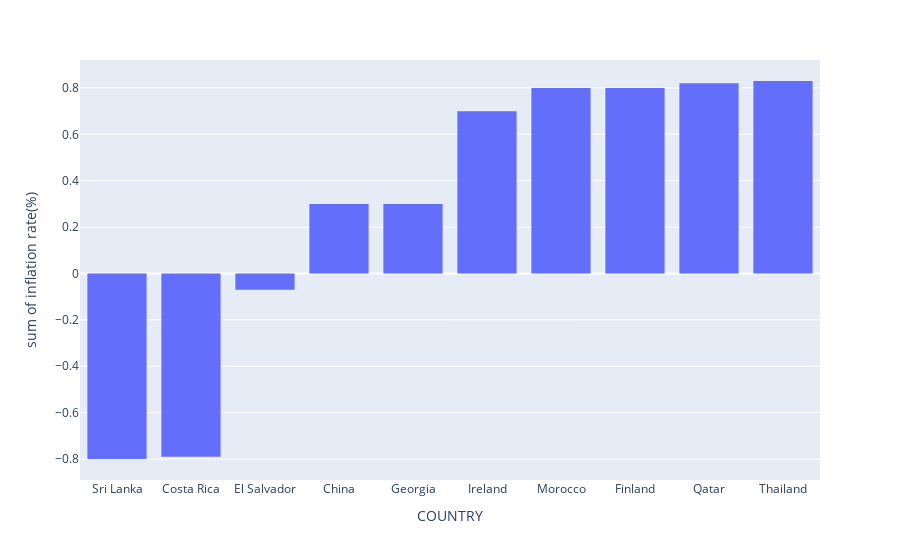

Notebook source saved alongside this figure:
### Code cell
import plotly.express as px
fig = px.histogram(IR, x="COUNTRY", y="inflation rate(%)")
fig.show()

### Figure 1 — Plotly figure (JSON) as saved in the notebook; plotly's stock layout.template omitted (floating-point values rounded to 4 significant figures)
{"data": [{"alignmentgroup": "True", "bingroup": "x", "histfunc": "sum", "hovertemplate": "COUNTRY=%{x}<br>sum of inflation rate(%)=%{y}<extra></extra>", "legendgroup": "", "marker": {"color": "#636efa", "pattern": {"shape": ""}}, "name": "", "offsetgroup": "", "orientation": "v", "showlegend": false, "type": "histogram", "x": ["Sri Lanka", "Costa Rica", "El Salvador", "China", "Georgia", "Ireland", "Morocco", "Finland", "Qatar", "Thailand"], "xaxis": "x", "y": [-0.8, -0.79, -0.07, 0.3, 0.3, 0.7, 0.8, 0.8, 0.82, 0.83], "yaxis": "y"}], "layout": {"autosize": true, "barmode": "relative", "legend": {"tracegroupgap": 0}, "margin": {"t": 60}, "xaxis": {"anchor": "y", "autorange": true, "domain": [0, 1], "range": [-0.5, 9.5], "title": {"text": "COUNTRY"}, "type": "category"}, "yaxis": {"anchor": "x", "autorange": true, "domain": [0, 1], "range": [-0.8906, 0.9206], "title": {"text": "sum of inflation rate(%)"}, "type": "linear"}}}
